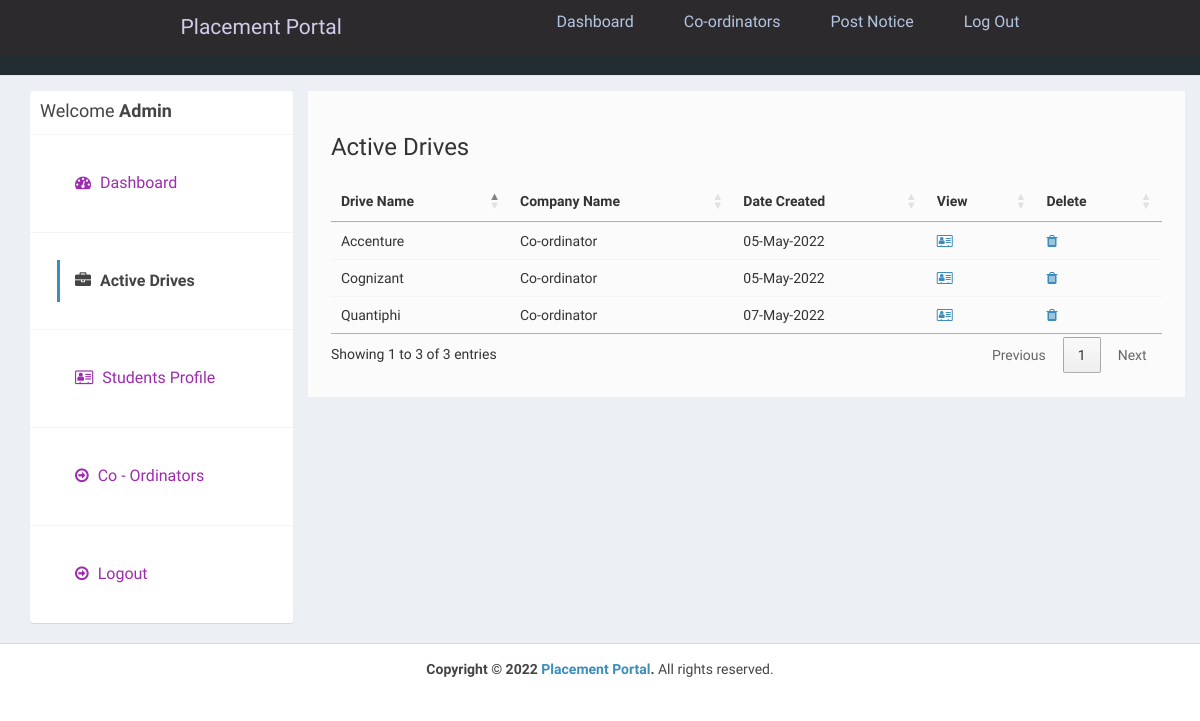
Before: /admin/active-jobs.php (signed in) with the older database file.
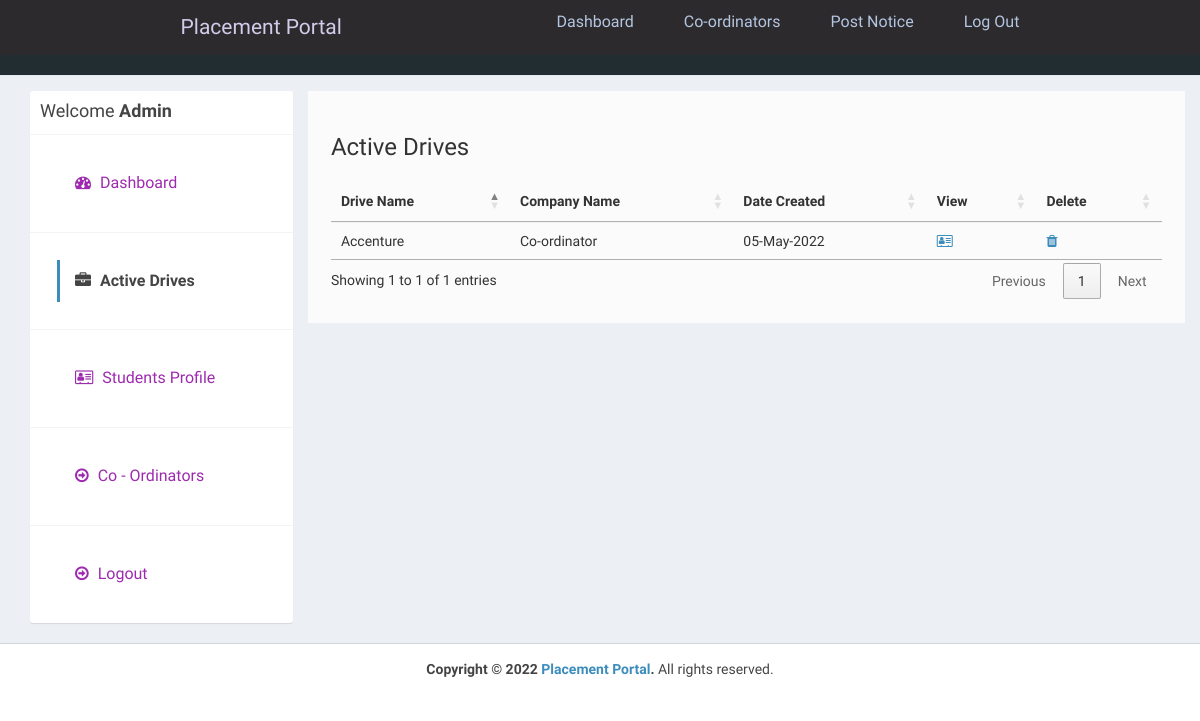
After: the same page with the newer database file.
### tables this page shows
CREATE TABLE `job_post` (
  `id_jobpost` int(11) NOT NULL AUTO_INCREMENT,
  `id_company` int(11) NOT NULL,
  `jobtitle` varchar(255) NOT NULL,
  `description` text NOT NULL,
  `minimumsalary` varchar(255) NOT NULL,
  `maximumsalary` varchar(255) NOT NULL,
  `experience` varchar(255) NOT NULL,
  `qualification` varchar(255) NOT NULL,
  `createdat` timestamp NOT NULL DEFAULT current_timestamp(),
  PRIMARY KEY (`id_jobpost`)
);

CREATE TABLE `company` (
  `id_company` int(11) NOT NULL AUTO_INCREMENT,
  `name` varchar(255) NOT NULL,
  `companyname` varchar(255) NOT NULL,
  `country` varchar(255) NOT NULL,
  `state` varchar(255) NOT NULL,
  `city` varchar(255) NOT NULL,
  `contactno` varchar(255) NOT NULL,
  `website` varchar(255) NOT NULL,
  `email` varchar(255) NOT NULL,
  `password` varchar(255) NOT NULL,
  `aboutme` varchar(255) DEFAULT NULL,
  `logo` varchar(255) NOT NULL,
  `createdAt` timestamp NOT NULL DEFAULT current_timestamp(),
  `active` int(11) NOT NULL DEFAULT 2,
  PRIMARY KEY (`id_company`),
  UNIQUE KEY `email` (`email`)
);

### admin/active-jobs.php (the view, shortened to what this page needs)
<?php
require_once("../db.php");
?>
<!DOCTYPE html>
<html>
<head>
  <link rel="stylesheet" href="https://cdnjs.cloudflare.com/ajax/libs/twitter-bootstrap/3.3.7/css/bootstrap.min.css">
  <link rel="stylesheet" href="https://cdnjs.cloudflare.com/ajax/libs/font-awesome/4.7.0/css/font-awesome.min.css">
  <link rel="stylesheet" href="https://cdnjs.cloudflare.com/ajax/libs/ionicons/2.0.1/css/ionicons.min.css">
  <link rel="stylesheet" href="https://cdn.datatables.net/1.10.15/css/jquery.dataTables.min.css">
  <link rel="stylesheet" href="../css/AdminLTE.min.css">
  <link rel="stylesheet" href="../css/_all-skins.min.css">
  <link rel="stylesheet" href="../css/custom.css">
</head>
<body class="hold-transition skin-green sidebar-mini">
  <div class="wrapper">
    <?php
    include 'header.php';
    ?>
    <div class="content-wrapper" style="margin-left: 0px;">
      <section id="candidates" class="content-header">
        <div class="container">
          <div class="row">
            <div class="col-md-3">
              <div class="box box-solid">
                <div class="box-header with-border">
                  <h3 class="box-title">Welcome <b>Admin</b></h3>
                </div>
                <div class="box-body no-padding">
                  <ul class="nav nav-pills nav-stacked">
                    <li><a href="dashboard.php"><i class="fa fa-dashboard"></i> Dashboard</a></li>
                    <li class="active"><a href="active-jobs.php"><i class="fa fa-briefcase"></i> Active Drives</a></li>
                    <li><a href="applications.php"><i class="fa fa-address-card-o"></i> Students Profile</a></li>
                    <li><a href="companies.php"><i class="fa fa-arrow-circle-o-right"></i> Co - Ordinators</a></li>
                    <li><a href="../logout.php"><i class="fa fa-arrow-circle-o-right"></i> Logout</a></li>
                  </ul>
                </div>
              </div>
            </div>
            <div class="col-md-9 bg-white padding-2">
              <h3>Active Drives</h3>
              <div class="row margin-top-20">
                <div class="col-md-12">
                  <div class="box-body table-responsive no-padding">
                    <table id="example2" class="table table-hover">
                      <thead>
                        <th>Drive Name</th>
                        <th>Company Name</th>
                        <th>Date Created</th>
                        <th>View</th>
                        <th>Delete</th>
                      </thead>
                      <tbody>
                        <?php
                        $sql = "SELECT job_post.*, company.companyname FROM job_post INNER JOIN company ON job_post.id_company=company.id_company";
                        $result = $conn->query($sql);
                        if ($result->num_rows > 0) {
                          while ($row = $result->fetch_assoc()) {
                        ?>
                            <tr>
                              <td><?php echo $row['jobtitle']; ?></td>
                              <td><?php echo $row['companyname']; ?></td>
                              <td><?php echo date("d-M-Y", strtotime($row['createdat'])); ?></td>
                              <td><a href="view-job-post.php?id=<?php echo $row['id_jobpost']; ?>"><i class="fa fa-address-card-o"></i></a></td>
                              <td><a href="delete-job-post.php?id=<?php echo $row['id_jobpost']; ?>"><i class="fa fa-trash"></i></a></td>
                            </tr>
                        <?php
                          }
                        }
                        ?>
                      </tbody>
                    </table>
                  </div>
                </div>
              </div>
            </div>
          </div>
        </div>
      </section>
    </div>
    <footer class="main-footer" style="margin-left: 0px;">
      <div class="text-center">
        <strong>Copyright &copy; 2022 <a href="learningfromscratch.online">Placement Portal</a>.</strong> All rights
        reserved.
      </div>
    </footer>
  </div>
</body>
</html>

Changed rows visible on the page:
removed job_post: jobtitle "Cognizant", id_company.companyname "Co-ordinator", createdat "05-May-2022"
removed job_post: jobtitle "Quantiphi", id_company.companyname "Co-ordinator", createdat "07-May-2022"
Other visible differences:
text written by a page script: "Showing 1 to 3 of 3 entries Previous 1 Next" → "Showing 1 to 1 of 1 entries Previous 1 Next"
